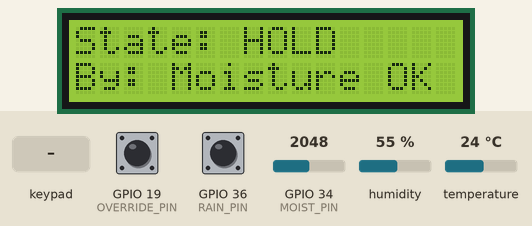
Simulated run of this sketch. Board: ESP32. Parts: 16×2 character LCD. The test bench sets the inputs (shaded band); at power-on: GPIO 34 (MOIST_PIN) = 2048, GPIO 19 (OVERRIDE_PIN) HIGH, GPIO 36 (RAIN_PIN) HIGH, humidity 55 %, temperature 24 °C. EEPROM starts erased; what the sketch prints to the serial monitor is not drawn.

Above: at 2.8 s.
2.9 s: GPIO 34 (MOIST_PIN) set to 3491
5.1 s: GPIO 34 (MOIST_PIN) set to 3578
At 7.0 s:
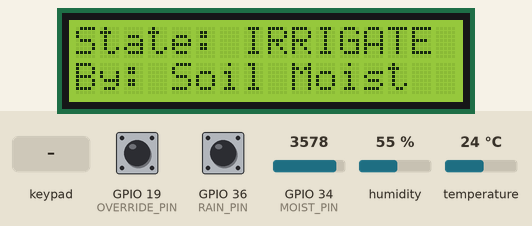
7.6 s: GPIO 19 (OVERRIDE_PIN) pulled LOW for 0.15 s
At 9.1 s:
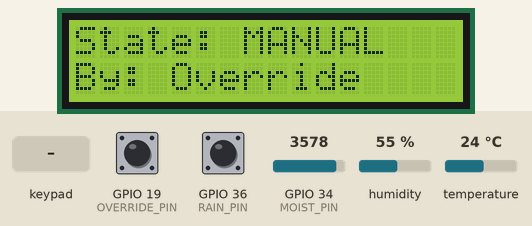
9.8 s: key '*' pressed
At 11.5 s:
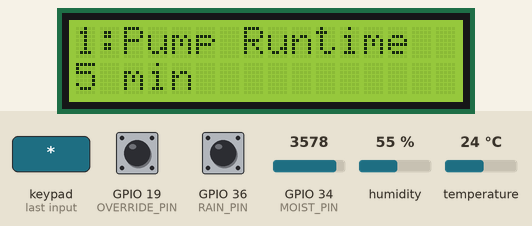
11.8 s: keypad keys 2 5 3 3 1 8 # pressed 0.4 s apart
At 13.2 s:
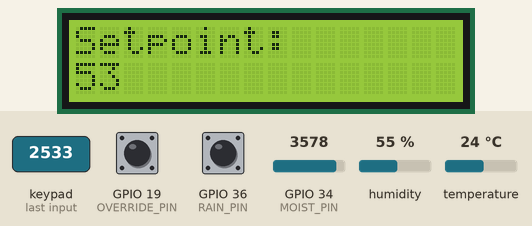
16.7 s: keypad keys 1 3 1 4 2 7 2 6 # pressed 0.4 s apart
At 18.0 s:
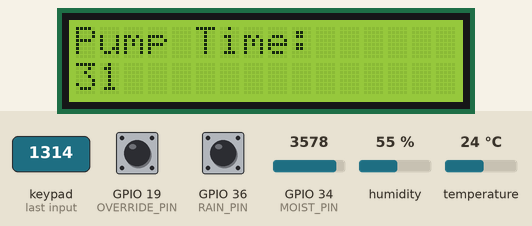
Timing chart, 0 to 19.7 s (numbered marks = the images above; inputs shaded):
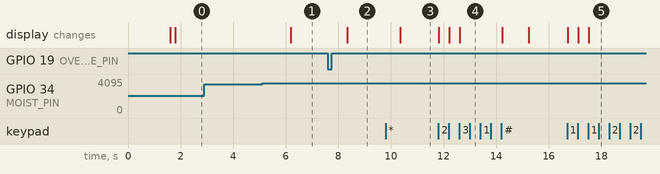

The sketch:

LAB4-PARTG.ino
```cpp
#include <DHT.h>
#include <Wire.h>
#include <LiquidCrystal_I2C.h>
#include <Keypad.h>
#include <Preferences.h>

const int MOIST_PIN = 34;       // ADC1, input only
// Measured for this probe in Part A
const int RAW_DRY = 4095;       // in air
const int RAW_WET = 2700;       // in water

const int RAIN_PIN = 36;        // input only
const int OVERRIDE_PIN = 19;    // Override switch
const int DHT_PIN = 32;         // DHT22
#define DHT_TYPE DHT22
DHT dht(DHT_PIN, DHT_TYPE);

// LCD
LiquidCrystal_I2C lcd(0x27, 16, 2);

// KEYPAD
const byte ROWS = 4;
const byte COLS = 3;
char keys[ROWS][COLS] = {
  {'1', '2', '3'},
  {'4', '5', '6'},
  {'7', '8', '9'},
  {'*', '0', '#'}
};

byte rowPins[ROWS] = {13, 14, 27, 26};
byte colPins[COLS] = {25, 33, 18};

Keypad keypad = Keypad(makeKeymap(keys), rowPins, colPins, ROWS, COLS);

// OVERRIDE
volatile bool overrideFlag = false;
volatile unsigned long lastIsr = 0;
volatile unsigned long overrideTime = 0;

bool manualOverride = false;

// SETTINGS
struct Settings {
  int runMinutes;
  int setpointPct;
  int startHour;
};

Settings cfg = {5, 40, 6};

Preferences prefs;

// MENU VARIABLES
int menuItem = 0;

bool menuActive = false;
bool enteringValue = false;

String inputValue = "";

// FARM STATES
enum FarmState {
  S_HOLD,
  S_IRRIGATE,
  S_RAIN,
  S_MANUAL
};

// OVERRIDE INTERRUPT

void IRAM_ATTR onOverride() {
  unsigned long now = millis();
  if (now - lastIsr < 200) {
    return;
  }
  lastIsr = now;
  overrideFlag = true;
  overrideTime = now;
}

// SOIL MOISTURE
int readMoistureRaw(int n = 10) {
  long sum = 0;
  for (int i = 0; i < n; i++) {
    sum += analogRead(MOIST_PIN);
    delay(5);
  }

  return sum / n;
}

float readMoisturePct() {
  int raw = readMoistureRaw();
  float pct = 100.0 * (RAW_DRY - raw) /
              (float)(RAW_DRY - RAW_WET);
  return constrain(pct, 0.0, 100.0);
}

// RAIN SENSOR
bool isRaining() {
  return digitalRead(RAIN_PIN) == LOW;
}

// DECIDE FARM STATE
FarmState decide() {

  if (manualOverride) {
    return S_MANUAL;       // highest priority
  }

  if (isRaining()) {
    return S_RAIN;
  }

  if (readMoisturePct() < cfg.setpointPct) {
    return S_IRRIGATE;
  }

  return S_HOLD;
}

// DISPLAY FARM STATE
void displayState(FarmState state) {

  lcd.clear();

  if (state == S_MANUAL) {
    lcd.setCursor(0, 0);
    lcd.print("State: MANUAL");

    lcd.setCursor(0, 1);
    lcd.print("By: Override");
  }

  else if (state == S_RAIN) {
    lcd.setCursor(0, 0);
    lcd.print("State: RAIN");

    lcd.setCursor(0, 1);
    lcd.print("By: Rain Sensor");
  }

  else if (state == S_IRRIGATE) {
    lcd.setCursor(0, 0);
    lcd.print("State: IRRIGATE");

    lcd.setCursor(0, 1);
    lcd.print("By: Soil Moist");
  }

  else {
    lcd.setCursor(0, 0);
    lcd.print("State: HOLD");

    lcd.setCursor(0, 1);
    lcd.print("By: Moisture OK");
  }
}

// SAVE SETTINGS
void saveSettings() {
  prefs.begin("irrig", false);
  prefs.putInt("run", cfg.runMinutes);
  prefs.putInt("sp", cfg.setpointPct);
  prefs.putInt("hr", cfg.startHour);
  prefs.end();
}

// LOAD SETTINGS
void loadSettings() {
  prefs.begin("irrig", true);
  cfg.runMinutes = prefs.getInt("run", 5);
  cfg.setpointPct = prefs.getInt("sp", 40);
  cfg.startHour = prefs.getInt("hr", 6);
  prefs.end();
}

// APPLY SETTING
bool applySetting(int which, int value) {

  switch (which) {
    case 0:
      if (value < 1 || value > 30) {
        return false;
      }
      cfg.runMinutes = value;
      break;
    case 1:
      if (value < 10 || value > 90) {
        return false;
      }
      cfg.setpointPct = value;
      break;
    case 2:
      if (value < 0 || value > 23) {
        return false;
      }
      cfg.startHour = value;
      break;
  }

  saveSettings();
  return true;
}

// DISPLAY MENU
void showMenu() {

  lcd.clear();

  if (menuItem == 0) {
    lcd.setCursor(0, 0);
    lcd.print("1:Pump Runtime");

    lcd.setCursor(0, 1);
    lcd.print(cfg.runMinutes);
    lcd.print(" min");
  }

  else if (menuItem == 1) {
    lcd.setCursor(0, 0);
    lcd.print("2:Moisture Set");

    lcd.setCursor(0, 1);
    lcd.print(cfg.setpointPct);
    lcd.print("%");
  }

  else if (menuItem == 2) {
    lcd.setCursor(0, 0);
    lcd.print("3:Start Hour");

    lcd.setCursor(0, 1);
    lcd.print(cfg.startHour);
    lcd.print(":00");
  }
}

// START NUMERIC ENTRY
void startEntry() {

  enteringValue = true;
  inputValue = "";

  lcd.clear();

  if (menuItem == 0) {
    lcd.print("Pump Time:");
  }

  else if (menuItem == 1) {
    lcd.print("Setpoint:");
  }

  else if (menuItem == 2) {
    lcd.print("Start Hour:");
  }

  lcd.setCursor(0, 1);
}

// HANDLE ENTRY
void handleEntry(char key) {

  if (key >= '0' && key <= '9') {

    if (inputValue.length() < 2) {

      inputValue += key;

      lcd.setCursor(0, 1);
      lcd.print("                ");

      lcd.setCursor(0, 1);
      lcd.print(inputValue);
    }
  }

  else if (key == '#') {
    if (inputValue.length() == 0) {
      return;
    }
    int value = inputValue.toInt();
    if (applySetting(menuItem, value)) {
      lcd.clear();
      lcd.print("Value accepted!");

      delay(1000);

      enteringValue = false;
      inputValue = "";

      showMenu();
    }

    else {

      lcd.clear();
      lcd.print("INVALID VALUE");

      lcd.setCursor(0, 1);

      if (menuItem == 0) {
        lcd.print("Range: 1-30");
      }

      else if (menuItem == 1) {
        lcd.print("Range: 10-90");
      }

      else if (menuItem == 2) {
        lcd.print("Range: 0-23");
      }

      delay(2000);

      enteringValue = false;
      inputValue = "";

      showMenu();
    }
  }

  else if (key == '*') {
    enteringValue = false;
    inputValue = "";

    showMenu();
  }
}

// HANDLE MENU
void handleMenu(char key) {

  if (key == '1') {
    menuItem = 0;
    startEntry();
  }

  else if (key == '2') {
    menuItem = 1;
    startEntry();
  }

  else if (key == '3') {
    menuItem = 2;
    startEntry();
  }

  else if (key == '4') {
    menuItem = 0;
    showMenu();
  }

  else if (key == '5') {
    menuItem = 1;
    showMenu();
  }

  else if (key == '6') {
    menuItem = 2;
    showMenu();
  }

  else if (key == '#') {
    menuActive = false;
    lcd.clear();
  }
}

// SETUP
void setup() {

  Serial.begin(115200);
  while (!Serial) {
    delay(10);
  }

  pinMode(RAIN_PIN, INPUT);
  pinMode(OVERRIDE_PIN, INPUT_PULLUP);
  attachInterrupt(
    digitalPinToInterrupt(OVERRIDE_PIN),
    onOverride,
    FALLING
  );

  dht.begin();

  lcd.init();
  lcd.backlight();

  loadSettings();

  lcd.clear();
  lcd.setCursor(0, 0);
  lcd.print("Smart Farm");
  lcd.setCursor(0, 1);
  lcd.print("System Ready");

  delay(1500);

  lcd.clear();
  lcd.setCursor(0, 0);
  lcd.print("Edit config:");
  lcd.setCursor(0, 1);
  lcd.print("Press *");
}

// MAIN LOOP
void loop() {

  // OVERRIDE FLAG
  if (overrideFlag) {

    overrideFlag = false;

    manualOverride = !manualOverride;

    Serial.print("OVERRIDE INTERRUPT CAPTURED at ");
    Serial.print(overrideTime);
    Serial.println(" ms");

    Serial.print("OVERRIDE SWITCH PRESSED -> ");

    if (manualOverride) {
      Serial.println("MANUAL OVERRIDE ON");
    }
    else {
      Serial.println("MANUAL OVERRIDE OFF");
    }
  }

  // KEYPAD
  char key = keypad.getKey();

  if (key) {
    if (key == '*') {
      if (!menuActive) {
        menuActive = true;
        enteringValue = false;
        showMenu();
        return;  // Keep checking keypad while menu is active
      }
      else if (!enteringValue) {
        menuActive = false;
        lcd.clear();
        lcd.setCursor(0, 0);
        lcd.print("Edit config:");
        lcd.setCursor(0, 1);
        lcd.print("Press *");
      }
      else {
        handleEntry(key);
      }
    }
    else if (menuActive) {
      if (enteringValue) {
        handleEntry(key);
      }
      else {
        handleMenu(key);
      }
    }
  }

  if (menuActive) {
    return;  // Prevent sensor delay while using configuration menu
  }

  // SENSOR READINGS
  int rawValue = readMoistureRaw();
  float percentage = readMoisturePct();

  Serial.print("Raw Value: ");
  Serial.print(rawValue);

  Serial.print(" | Moisture: ");
  Serial.print(percentage, 1);

  Serial.println("%");

  // RAIN SENSOR
  int rainStatus = digitalRead(RAIN_PIN);

  if (rainStatus == LOW) {
    Serial.println("Status: RAIN DETECTED");
  }
  else {
    Serial.println("Status: NO RAIN");
  }

  // DHT22
  float humidity = dht.readHumidity();
  float temperature = dht.readTemperature();

  if (isnan(humidity) || isnan(temperature)) {
    Serial.println("DHT22 Error: Failed to read sensor");
  }
  else {

    Serial.print("Temperature: ");
    Serial.print(temperature, 1);
    Serial.println(" °C");

    Serial.print("Humidity: ");
    Serial.print(humidity, 1);
    Serial.println(" %");
  }

  // OVERRIDE STATE
  Serial.print("Override State: ");
  if (manualOverride) {
    Serial.println("ON");
  }
  else {
    Serial.println("OFF");
  }

  // FARM DECISION
  FarmState currentState = decide();

  Serial.print("Farm State: ");

  if (currentState == S_MANUAL) {
    Serial.println("MANUAL_OVERRIDE");
    Serial.println("Deciding Input: Manual Override");
  }

  else if (currentState == S_RAIN) {
    Serial.println("RAIN_DETECTED");
    Serial.println("Deciding Input: Rain Sensor");
  }

  else if (currentState == S_IRRIGATE) {
    Serial.println("IRRIGATE");
    Serial.println("Deciding Input: Soil Moisture");
  }

  else {
    Serial.println("HOLD");
    Serial.println("Deciding Input: Moisture OK");
  }

  displayState(currentState);

  // SETTINGS

  Serial.print("Pump Runtime: ");
  Serial.print(cfg.runMinutes);
  Serial.println(" min");

  Serial.print("Moisture Setpoint: ");
  Serial.print(cfg.setpointPct);
  Serial.println("%");

  Serial.print("Irrigation Start: ");
  Serial.print(cfg.startHour);
  Serial.println(":00");

  Serial.println("-----------------------------");


  delay(2000);
}
```

Measured:
- the behaviour switches between 3537 and 3538 on GPIO 34 (MOIST_PIN) (found by bisection; images 0 and 1)
- after the input at 2.9 s, every drawn part: stays the same
- after the input at 5.1 s, the display: changes after 1.1 s (image 1)
- after the input at 7.6 s, the display: changes after 0.73 s (image 2)
- after the input at 9.8 s, the display: changes after 0.55 s (image 3)
- after the input at 11.8 s, the display: first changes at once (image 4 shows a later state)
- after the input at 16.7 s, the display: first changes at once (image 5 shows a later state)
